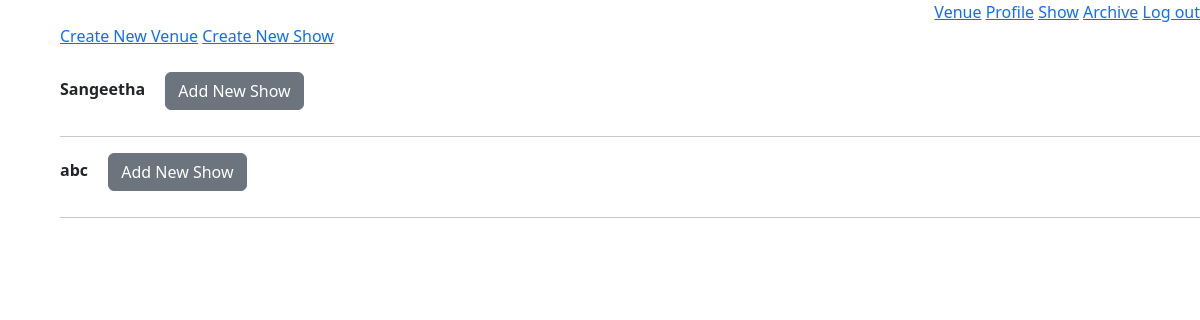
Before: /admin/1/home with the older database file.
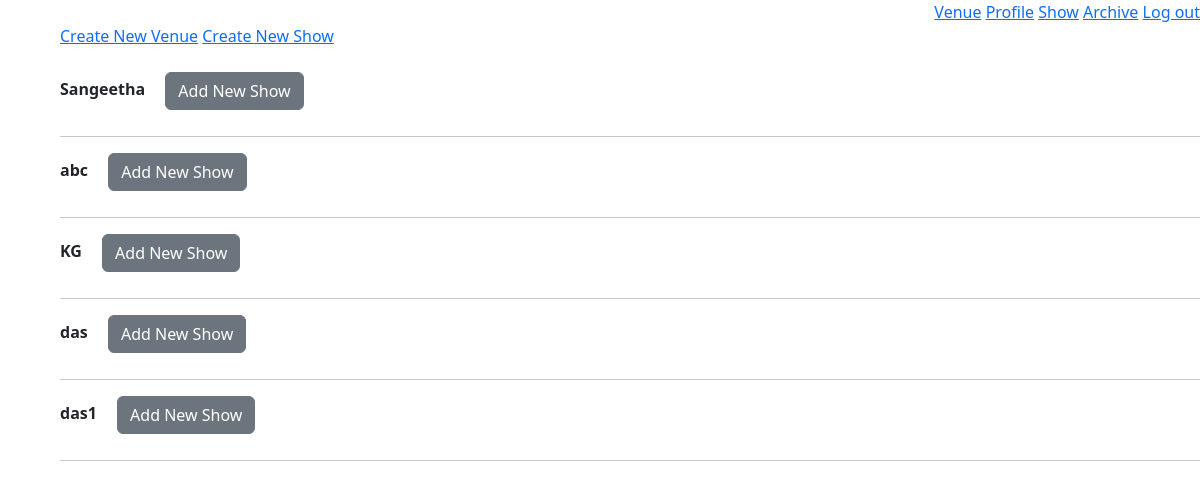
After: the same page with the newer database file.
### models/module.py (models this page shows)
class Venue(db.Model):
    venue_id = db.Column(db.Integer, autoincrement=True, primary_key=True)
    venue_name = db.Column(db.String(), nullable=False)
    place = db.Column(db.String())
    location = db.Column(db.String(), nullable=False)
    max_capacity = db.Column(db.Integer, nullable=False)
    fare2D = db.Column(db.Integer, nullable=False)
    fare3D = db.Column(db.Integer, nullable=False)
    venueShows = db.relationship("Show",
                                 backref="venues",
                                 secondary="show_venue")

### app.py (the view, shortened to what this page needs)
@app.route("/admin/<int:a_id>/home", methods={"GET", "POST"})
def adminHome(a_id):
    v = Venue.query.all()
    list = []
    for e in v:
        allVenueShow = ShowVenue.query.filter(
            ShowVenue.venue_id == e.venue_id,
            ShowVenue.time > datetime.now()).all()
        eachjson = {}
        eachjson["venue_id"] = e.venue_id
        eachjson["venue_name"] = e.venue_name
        eachjson["place"] = e.place
        eachjson["location"] = e.location
        eachjson["shows"] = []
        list.append(eachjson)
    return render_template("adminHome.html", Venue=list, adminId=a_id)

### templates/adminHome.html (shortened to what this page needs)
<!DOCTYPE html>
<html>
  <head>
    <link
      href="https://cdn.jsdelivr.net/npm/bootstrap@5.3.0-alpha1/dist/css/bootstrap.min.css"
      rel="stylesheet"
    />
    <link
      rel="stylesheet"
      href="https://cdnjs.cloudflare.com/ajax/libs/font-awesome/4.7.0/css/font-awesome.min.css"
    />
  </head>
  <body>
    <div style="text-align: right">
      <a href="/admin/{{adminId}}/venue">Venue</a>
      <a href="/admin/{{adminId}}/profile">Profile</a>
      <a href="/admin/{{adminId}}/show">Show</a>
      {%if archive != 'archive'%}
      <a href="/admin/{{adminId}}/archive">Archive</a>
      {%endif%}
      <a href="/admin/login">Log out</a>
    </div>
    <div style="margin-left: 5%">
      {%if archive != 'archive'%}
      <a href="/admin/{{adminId}}/venue/create">Create New Venue</a>
      <a href="/admin/{{adminId}}/show/create">Create New Show</a>
      {%endif%}
      <br />
      <br />
      {%for each in Venue%}
      <b>{{each.venue_name}}&emsp;</b>
      {%if archive != 'archive'%}
      <a
        href="/admin/{{adminId}}/venue/{{each.venue_id}}/allocate"
        name="add"
        class="btn btn-secondary"
        >Add New Show</a
      >
      {%endif%}
      <hr />
      {%endfor%}
    </div>
  </body>
</html>

Changed rows visible on the page:
added Venue: venue_name "KG"
added Venue: venue_name "das"
added Venue: venue_name "das1"
